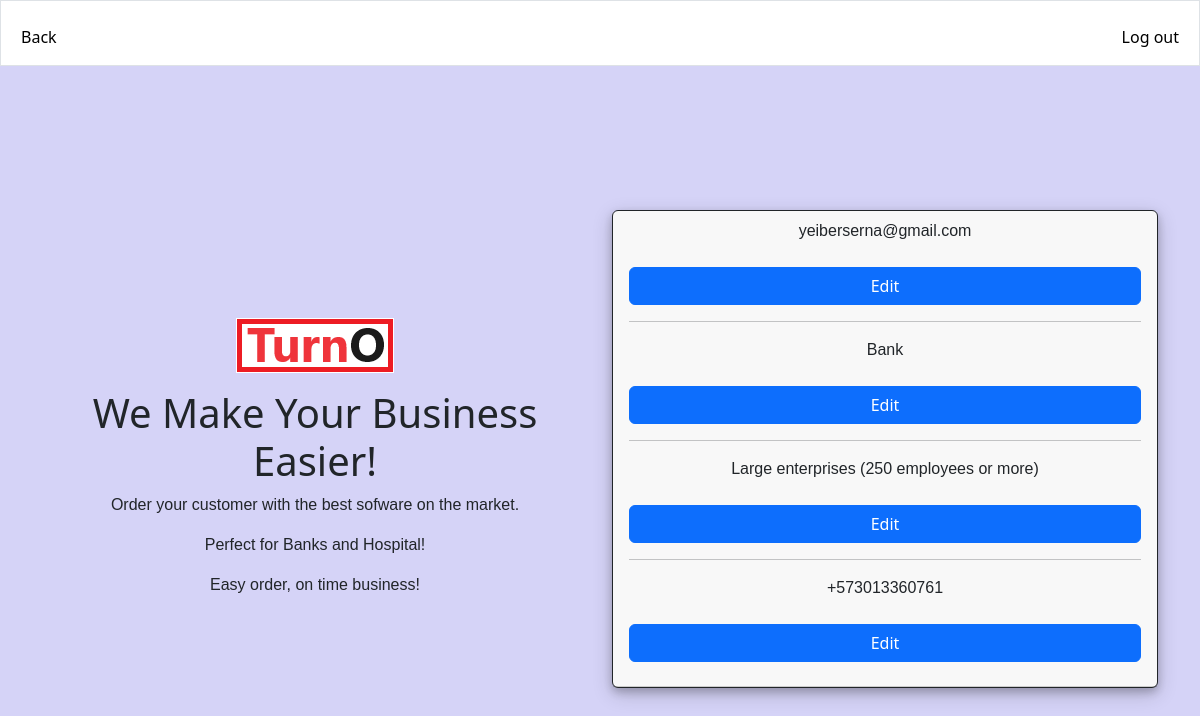
The app's page /profile (signed in) with its own data.
### tables this page shows
CREATE TABLE user (
id INTEGER PRIMARY KEY AUTOINCREMENT,
email TEXT NOT NULL,
hash NOT NULL,
business TEXT NOT NULL,
size TEXT NOT NULL,
phone TEXT NOT NULL,
security TEXT NOT NULL,
answer TEXT NOT NULL,
signupdate TIMESTAMP NOT NULL
);

### app.py (the view, shortened to what this page needs)
@app.route("/profile", methods=["GET","POST"])
def profile():
    id = session.get("user_id")
    user_id = id
    email = request.form.get("email")
    size = request.form.get("size")
    rows = db.execute("SELECT * FROM user WHERE id = ?", user_id)
    return render_template("profile.html", rows=rows)

### app.py (called while the page is built)
@app.after_request
def after_request(response):
    response.headers["Cache-Control"] = "no-cache, no-store, must-revalidate"
    response.headers["Expires"] = 0
    response.headers["Pragma"] = "no-cache"
    return response

### templates/profile.html (shortened to what this page needs)
{% extends "layout.html" %}
    {% block house %}
    <nav class="bg-light border navbar navbar-expand-md navbar-light">
        <div class="container-fluid">
            <div class="collapse navbar-collapse" id="navbar">
                <ul class="navbar-nav me-auto mt-2">
                    <li class="nav-item"><a class="nav-link" href="/home">Back</a></li>
                </ul>
                <ul class="navbar-nav ms-auto mt-2">
                    <li class="nav-item"><a class="nav-link" href="/logout">Log out</a></li>
                </ul>
            </div>
        </div>
    </nav>
    {% endblock %}
    {% block main %}
        <form action="/profile" method="post">
            <div class="row align-items-start">
            </div>
            <div class="row align-items-center">
                <div class="col">
                    <img src="static/turno.png">
                    <h1>We Make Your Business Easier!</h1>
                    <p>Order your customer with the best sofware on the market.</p>
                    <p>Perfect for Banks and Hospital!</p>
                    <p>Easy order, on time business!</p>
                </div>
                <div class="col">
                    <div class="card border-dark mb-3">
                        <div class="card-header">
                            {% for row in rows %}
                                <div class="d-grid gap-2">
                                    <p>{{row.email}} </p>
                                    <button class="btn btn-primary" type="submit" name="email" value="1">Edit</button>
                                </div>
                                <hr class="divider">
                                <div class="d-grid gap-2">
                                    <p>{{row.business}}  </p>
                                    <button class="btn btn-primary" type="submit" name="business" value="2">Edit</button>
                                </div>
                                <hr class="divider">
                                <div class="d-grid gap-2">
                                    <p> {{row.size}} </p>
                                    <button class="btn btn-primary" type="submit" name="size" value="3">Edit</button>
                                </div>
                                <hr class="divider">
                                <div class="d-grid gap-2">
                                    <p> {{row.phone}} </p>
                                    <button class="btn btn-primary" type="submit" name="phone" value="4">Edit</button>
                                </div>
                            {% endfor %}
                        </div>
                    </div>
                </div>
            </div>
        </form>
    {% endblock %}

### static/styles.css (style rules this page uses)
div.card { box-shadow: 0 4px 8px 0 rgba(0, 0, 0, 0.2), 0 6px 20px 0 rgba(0, 0, 0, 0.19); }
body { background-color: rgba(17, 3, 211, 0.171); }
.navbar { background-color: rgb(255, 255, 255) !important; }
.nav-link { color: rgb(0, 0, 0) !important; }
p { font-family: "Arial", Helvetica, sans-serif; }

### records on screen
user: email "yeiberserna@gmail.com", business "Bank", size "Large enterprises (250 employees or more)", phone "+573013360761"
